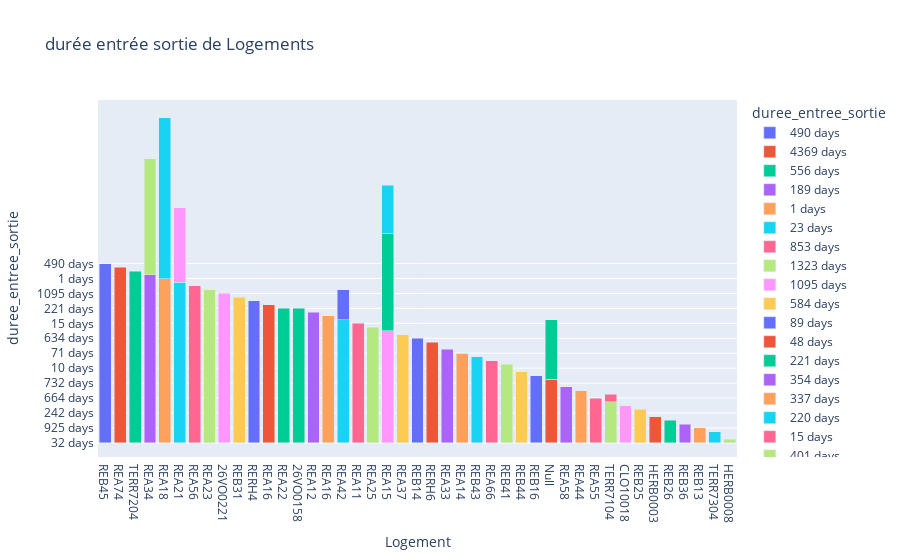

Notebook source saved alongside this figure:
### Code cell


### Figure 1 — Plotly figure (JSON) as saved in the notebook; plotly's stock layout.template omitted (floating-point values rounded to 4 significant figures)
{"data": [{"alignmentgroup": "True", "hovertemplate": "duree_entree_sortie=%{y}<br>Logement=%{x}<extra></extra>", "legendgroup": "490 days ", "marker": {"color": "#636efa"}, "name": "490 days ", "offsetgroup": "490 days ", "orientation": "v", "showlegend": true, "textposition": "auto", "type": "bar", "x": ["REB45     "], "xaxis": "x", "y": ["490 days "], "yaxis": "y"}, {"alignmentgroup": "True", "hovertemplate": "duree_entree_sortie=%{y}<br>Logement=%{x}<extra></extra>", "legendgroup": "4369 days", "marker": {"color": "#EF553B"}, "name": "4369 days", "offsetgroup": "4369 days", "orientation": "v", "showlegend": true, "textposition": "auto", "type": "bar", "x": ["REA74     "], "xaxis": "x", "y": ["4369 days"], "yaxis": "y"}, {"alignmentgroup": "True", "hovertemplate": "duree_entree_sortie=%{y}<br>Logement=%{x}<extra></extra>", "legendgroup": "556 days ", "marker": {"color": "#00cc96"}, "name": "556 days ", "offsetgroup": "556 days ", "orientation": "v", "showlegend": true, "textposition": "auto", "type": "bar", "x": ["TERR7204"], "xaxis": "x", "y": ["556 days "], "yaxis": "y"}, {"alignmentgroup": "True", "hovertemplate": "duree_entree_sortie=%{y}<br>Logement=%{x}<extra></extra>", "legendgroup": "189 days ", "marker": {"color": "#ab63fa"}, "name": "189 days ", "offsetgroup": "189 days ", "orientation": "v", "showlegend": true, "textposition": "auto", "type": "bar", "x": ["REA34     "], "xaxis": "x", "y": ["189 days "], "yaxis": "y"}, {"alignmentgroup": "True", "hovertemplate": "duree_entree_sortie=%{y}<br>Logement=%{x}<extra></extra>", "legendgroup": "1 days ", "marker": {"color": "#FFA15A"}, "name": "1 days ", "offsetgroup": "1 days ", "orientation": "v", "showlegend": true, "textposition": "auto", "type": "bar", "x": ["REA18     "], "xaxis": "x", "y": ["1 days "], "yaxis": "y"}, {"alignmentgroup": "True", "hovertemplate": "duree_entree_sortie=%{y}<br>Logement=%{x}<extra></extra>", "legendgroup": "23 days ", "marker": {"color": "#19d3f3"}, "name": "23 days ", "offsetgroup": "23 days ", "orientation": "v", "showlegend": true, "textposition": "auto", "type": "bar", "x": ["REA18     ", "REA21     "], "xaxis": "x", "y": ["23 days ", "23 days "], "yaxis": "y"}, {"alignmentgroup": "True", "hovertemplate": "duree_entree_sortie=%{y}<br>Logement=%{x}<extra></extra>", "legendgroup": "853 days ", "marker": {"color": "#FF6692"}, "name": "853 days ", "offsetgroup": "853 days ", "orientation": "v", "showlegend": true, "textposition": "auto", "type": "bar", "x": ["REA56     "], "xaxis": "x", "y": ["853 days "], "yaxis": "y"}, {"alignmentgroup": "True", "hovertemplate": "duree_entree_sortie=%{y}<br>Logement=%{x}<extra></extra>", "legendgroup": "1323 days ", "marker": {"color": "#B6E880"}, "name": "1323 days ", "offsetgroup": "1323 days ", "orientation": "v", "showlegend": true, "textposition": "auto", "type": "bar", "x": ["REA23     "], "xaxis": "x", "y": ["1323 days "], "yaxis": "y"}, {"alignmentgroup": "True", "hovertemplate": "duree_entree_sortie=%{y}<br>Logement=%{x}<extra></extra>", "legendgroup": "1095 days ", "marker": {"color": "#FF97FF"}, "name": "1095 days ", "offsetgroup": "1095 days ", "orientation": "v", "showlegend": true, "textposition": "auto", "type": "bar", "x": ["26VO0221"], "xaxis": "x", "y": ["1095 days "], "yaxis": "y"}, {"alignmentgroup": "True", "hovertemplate": "duree_entree_sortie=%{y}<br>Logement=%{x}<extra></extra>", "legendgroup": "584 days ", "marker": {"color": "#FECB52"}, "name": "584 days ", "offsetgroup": "584 days ", "orientation": "v", "showlegend": true, "textposition": "auto", "type": "bar", "x": ["REB31     "], "xaxis": "x", "y": ["584 days "], "yaxis": "y"}, {"alignmentgroup": "True", "hovertemplate": "duree_entree_sortie=%{y}<br>Logement=%{x}<extra></extra>", "legendgroup": "89 days ", "marker": {"color": "#636efa"}, "name": "89 days ", "offsetgroup": "89 days ", "orientation": "v", "showlegend": true, "textposition": "auto", "type": "bar", "x": ["RERH4     "], "xaxis": "x", "y": ["89 days "], "yaxis": "y"}, {"alignmentgroup": "True", "hovertemplate": "duree_entree_sortie=%{y}<br>Logement=%{x}<extra></extra>", "legendgroup": "48 days ", "marker": {"color": "#EF553B"}, "name": "48 days ", "offsetgroup": "48 days ", "orientation": "v", "showlegend": true, "textposition": "auto", "type": "bar", "x": ["REA16     "], "xaxis": "x", "y": ["48 days "], "yaxis": "y"}, {"alignmentgroup": "True", "hovertemplate": "duree_entree_sortie=%{y}<br>Logement=%{x}<extra></extra>", "legendgroup": "221 days ", "marker": {"color": "#00cc96"}, "name": "221 days ", "offsetgroup": "221 days ", "orientation": "v", "showlegend": true, "textposition": "auto", "type": "bar", "x": ["REA22", "26VO0158"], "xaxis": "x", "y": ["221 days ", "221 days "], "yaxis": "y"}, {"alignmentgroup": "True", "hovertemplate": "duree_entree_sortie=%{y}<br>Logement=%{x}<extra></extra>", "legendgroup": "354 days ", "marker": {"color": "#ab63fa"}, "name": "354 days ", "offsetgroup": "354 days ", "orientation": "v", "showlegend": true, "textposition": "auto", "type": "bar", "x": ["REA12     "], "xaxis": "x", "y": ["354 days "], "yaxis": "y"}, {"alignmentgroup": "True", "hovertemplate": "duree_entree_sortie=%{y}<br>Logement=%{x}<extra></extra>", "legendgroup": "337 days ", "marker": {"color": "#FFA15A"}, "name": "337 days ", "offsetgroup": "337 days ", "orientation": "v", "showlegend": true, "textposition": "auto", "type": "bar", "x": ["REA16"], "xaxis": "x", "y": ["337 days "], "yaxis": "y"}, {"alignmentgroup": "True", "hovertemplate": "duree_entree_sortie=%{y}<br>Logement=%{x}<extra></extra>", "legendgroup": "220 days ", "marker": {"color": "#19d3f3"}, "name": "220 days ", "offsetgroup": "220 days ", "orientation": "v", "showlegend": true, "textposition": "auto", "type": "bar", "x": ["REA42"], "xaxis": "x", "y": ["220 days "], "yaxis": "y"}, {"alignmentgroup": "True", "hovertemplate": "duree_entree_sortie=%{y}<br>Logement=%{x}<extra></extra>", "legendgroup": "15 days ", "marker": {"color": "#FF6692"}, "name": "15 days ", "offsetgroup": "15 days ", "orientation": "v", "showlegend": true, "textposition": "auto", "type": "bar", "x": ["REA11     "], "xaxis": "x", "y": ["15 days "], "yaxis": "y"}, {"alignmentgroup": "True", "hovertemplate": "duree_entree_sortie=%{y}<br>Logement=%{x}<extra></extra>", "legendgroup": "401 days ", "marker": {"color": "#B6E880"}, "name": "401 days ", "offsetgroup": "401 days ", "orientation": "v", "showlegend": true, "textposition": "auto", "type": "bar", "x": ["REA34     ", "REA25"], "xaxis": "x", "y": ["401 days ", "401 days "], "yaxis": "y"}, {"alignmentgroup": "True", "hovertemplate": "duree_entree_sortie=%{y}<br>Logement=%{x}<extra></extra>", "legendgroup": "18 days ", "marker": {"color": "#FF97FF"}, "name": "18 days ", "offsetgroup": "18 days ", "orientation": "v", "showlegend": true, "textposition": "auto", "type": "bar", "x": ["REA15     "], "xaxis": "x", "y": ["18 days "], "yaxis": "y"}, {"alignmentgroup": "True", "hovertemplate": "duree_entree_sortie=%{y}<br>Logement=%{x}<extra></extra>", "legendgroup": "91 days ", "marker": {"color": "#FECB52"}, "name": "91 days ", "offsetgroup": "91 days ", "orientation": "v", "showlegend": true, "textposition": "auto", "type": "bar", "x": ["REA37     "], "xaxis": "x", "y": ["91 days "], "yaxis": "y"}, {"alignmentgroup": "True", "hovertemplate": "duree_entree_sortie=%{y}<br>Logement=%{x}<extra></extra>", "legendgroup": "634 days ", "marker": {"color": "#636efa"}, "name": "634 days ", "offsetgroup": "634 days ", "orientation": "v", "showlegend": true, "textposition": "auto", "type": "bar", "x": ["REB14     "], "xaxis": "x", "y": ["634 days "], "yaxis": "y"}, {"alignmentgroup": "True", "hovertemplate": "duree_entree_sortie=%{y}<br>Logement=%{x}<extra></extra>", "legendgroup": "43 days ", "marker": {"color": "#EF553B"}, "name": "43 days ", "offsetgroup": "43 days ", "orientation": "v", "showlegend": true, "textposition": "auto", "type": "bar", "x": ["RERH6"], "xaxis": "x", "y": ["43 days "], "yaxis": "y"}, {"alignmentgroup": "True", "hovertemplate": "duree_entree_sortie=%{y}<br>Logement=%{x}<extra></extra>", "legendgroup": "24 days ", "marker": {"color": "#00cc96"}, "name": "24 days ", "offsetgroup": "24 days ", "orientation": "v", "showlegend": true, "textposition": "auto", "type": "bar", "x": ["REA15     "], "xaxis": "x", "y": ["24 days "], "yaxis": "y"}, {"alignmentgroup": "True", "hovertemplate": "duree_entree_sortie=%{y}<br>Logement=%{x}<extra></extra>", "legendgroup": "627 days ", "marker": {"color": "#ab63fa"}, "name": "627 days ", "offsetgroup": "627 days ", "orientation": "v", "showlegend": true, "textposition": "auto", "type": "bar", "x": ["REA33     "], "xaxis": "x", "y": ["627 days "], "yaxis": "y"}, {"alignmentgroup": "True", "hovertemplate": "duree_entree_sortie=%{y}<br>Logement=%{x}<extra></extra>", "legendgroup": "71 days ", "marker": {"color": "#FFA15A"}, "name": "71 days ", "offsetgroup": "71 days ", "orientation": "v", "showlegend": true, "textposition": "auto", "type": "bar", "x": ["REA14     "], "xaxis": "x", "y": ["71 days "], "yaxis": "y"}, {"alignmentgroup": "True", "hovertemplate": "duree_entree_sortie=%{y}<br>Logement=%{x}<extra></extra>", "legendgroup": "760 days ", "marker": {"color": "#19d3f3"}, "name": "760 days ", "offsetgroup": "760 days ", "orientation": "v", "showlegend": true, "textposition": "auto", "type": "bar", "x": ["REB43     "], "xaxis": "x", "y": ["760 days "], "yaxis": "y"}, {"alignmentgroup": "True", "hovertemplate": "duree_entree_sortie=%{y}<br>Logement=%{x}<extra></extra>", "legendgroup": "522 days ", "marker": {"color": "#FF6692"}, "name": "522 days ", "offsetgroup": "522 days ", "orientation": "v", "showlegend": true, "textposition": "auto", "type": "bar", "x": ["REA66     "], "xaxis": "x", "y": ["522 days "], "yaxis": "y"}, {"alignmentgroup": "True", "hovertemplate": "duree_entree_sortie=%{y}<br>Logement=%{x}<extra></extra>", "legendgroup": "767 days ", "marker": {"color": "#B6E880"}, "name": "767 days ", "offsetgroup": "767 days ", "orientation": "v", "showlegend": true, "textposition": "auto", "type": "bar", "x": ["REB41     "], "xaxis": "x", "y": ["767 days "], "yaxis": "y"}, {"alignmentgroup": "True", "hovertemplate": "duree_entree_sortie=%{y}<br>Logement=%{x}<extra></extra>", "legendgroup": "10 days ", "marker": {"color": "#FF97FF"}, "name": "10 days ", "offsetgroup": "10 days ", "orientation": "v", "showlegend": true, "textposition": "auto", "type": "bar", "x": ["REA21     "], "xaxis": "x", "y": ["10 days "], "yaxis": "y"}, {"alignmentgroup": "True", "hovertemplate": "duree_entree_sortie=%{y}<br>Logement=%{x}<extra></extra>", "legendgroup": "312 days ", "marker": {"color": "#FECB52"}, "name": "312 days ", "offsetgroup": "312 days ", "orientation": "v", "showlegend": true, "textposition": "auto", "type": "bar", "x": ["REB44     "], "xaxis": "x", "y": ["312 days "], "yaxis": "y"}, {"alignmentgroup": "True", "hovertemplate": "duree_entree_sortie=%{y}<br>Logement=%{x}<extra></extra>", "legendgroup": "457 days ", "marker": {"color": "#636efa"}, "name": "457 days ", "offsetgroup": "457 days ", "orientation": "v", "showlegend": true, "textposition": "auto", "type": "bar", "x": ["REB16     "], "xaxis": "x", "y": ["457 days "], "yaxis": "y"}, {"alignmentgroup": "True", "hovertemplate": "duree_entree_sortie=%{y}<br>Logement=%{x}<extra></extra>", "legendgroup": "732 days", "marker": {"color": "#EF553B"}, "name": "732 days", "offsetgroup": "732 days", "orientation": "v", "showlegend": true, "textposition": "auto", "type": "bar", "x": ["Null"], "xaxis": "x", "y": ["732 days"], "yaxis": "y"}, {"alignmentgroup": "True", "hovertemplate": "duree_entree_sortie=%{y}<br>Logement=%{x}<extra></extra>", "legendgroup": "732 days ", "marker": {"color": "#00cc96"}, "name": "732 days ", "offsetgroup": "732 days ", "orientation": "v", "showlegend": true, "textposition": "auto", "type": "bar", "x": ["Null"], "xaxis": "x", "y": ["732 days "], "yaxis": "y"}, {"alignmentgroup": "True", "hovertemplate": "duree_entree_sortie=%{y}<br>Logement=%{x}<extra></extra>", "legendgroup": "729 days ", "marker": {"color": "#ab63fa"}, "name": "729 days ", "offsetgroup": "729 days ", "orientation": "v", "showlegend": true, "textposition": "auto", "type": "bar", "x": ["REA58     "], "xaxis": "x", "y": ["729 days "], "yaxis": "y"}, {"alignmentgroup": "True", "hovertemplate": "duree_entree_sortie=%{y}<br>Logement=%{x}<extra></extra>", "legendgroup": "1420 days ", "marker": {"color": "#FFA15A"}, "name": "1420 days ", "offsetgroup": "1420 days ", "orientation": "v", "showlegend": true, "textposition": "auto", "type": "bar", "x": ["REA44     "], "xaxis": "x", "y": ["1420 days "], "yaxis": "y"}, {"alignmentgroup": "True", "hovertemplate": "duree_entree_sortie=%{y}<br>Logement=%{x}<extra></extra>", "legendgroup": "14 days ", "marker": {"color": "#19d3f3"}, "name": "14 days ", "offsetgroup": "14 days ", "orientation": "v", "showlegend": true, "textposition": "auto", "type": "bar", "x": ["REA15     "], "xaxis": "x", "y": ["14 days "], "yaxis": "y"}, {"alignmentgroup": "True", "hovertemplate": "duree_entree_sortie=%{y}<br>Logement=%{x}<extra></extra>", "legendgroup": "664 days ", "marker": {"color": "#FF6692"}, "name": "664 days ", "offsetgroup": "664 days ", "orientation": "v", "showlegend": true, "textposition": "auto", "type": "bar", "x": ["REA55     "], "xaxis": "x", "y": ["664 days "], "yaxis": "y"}, {"alignmentgroup": "True", "hovertemplate": "duree_entree_sortie=%{y}<br>Logement=%{x}<extra></extra>", "legendgroup": "794 days ", "marker": {"color": "#B6E880"}, "name": "794 days ", "offsetgroup": "794 days ", "orientation": "v", "showlegend": true, "textposition": "auto", "type": "bar", "x": ["TERR7104"], "xaxis": "x", "y": ["794 days "], "yaxis": "y"}, {"alignmentgroup": "True", "hovertemplate": "duree_entree_sortie=%{y}<br>Logement=%{x}<extra></extra>", "legendgroup": "1795 days", "marker": {"color": "#FF97FF"}, "name": "1795 days", "offsetgroup": "1795 days", "orientation": "v", "showlegend": true, "textposition": "auto", "type": "bar", "x": ["CLO10018"], "xaxis": "x", "y": ["1795 days"], "yaxis": "y"}, {"alignmentgroup": "True", "hovertemplate": "duree_entree_sortie=%{y}<br>Logement=%{x}<extra></extra>", "legendgroup": "2622 days ", "marker": {"color": "#FECB52"}, "name": "2622 days ", "offsetgroup": "2622 days ", "orientation": "v", "showlegend": true, "textposition": "auto", "type": "bar", "x": ["REB25     "], "xaxis": "x", "y": ["2622 days "], "yaxis": "y"}, {"alignmentgroup": "True", "hovertemplate": "duree_entree_sortie=%{y}<br>Logement=%{x}<extra></extra>", "legendgroup": "242 days ", "marker": {"color": "#636efa"}, "name": "242 days ", "offsetgroup": "242 days ", "orientation": "v", "showlegend": true, "textposition": "auto", "type": "bar", "x": ["REA42"], "xaxis": "x", "y": ["242 days "], "yaxis": "y"}, {"alignmentgroup": "True", "hovertemplate": "duree_entree_sortie=%{y}<br>Logement=%{x}<extra></extra>", "legendgroup": "1402 days ", "marker": {"color": "#EF553B"}, "name": "1402 days ", "offsetgroup": "1402 days ", "orientation": "v", "showlegend": true, "textposition": "auto", "type": "bar", "x": ["HERB0003"], "xaxis": "x", "y": ["1402 days "], "yaxis": "y"}, {"alignmentgroup": "True", "hovertemplate": "duree_entree_sortie=%{y}<br>Logement=%{x}<extra></extra>", "legendgroup": "961 days ", "marker": {"color": "#00cc96"}, "name": "961 days ", "offsetgroup": "961 days ", "orientation": "v", "showlegend": true, "textposition": "auto", "type": "bar", "x": ["REB26     "], "xaxis": "x", "y": ["961 days "], "yaxis": "y"}, {"alignmentgroup": "True", "hovertemplate": "duree_entree_sortie=%{y}<br>Logement=%{x}<extra></extra>", "legendgroup": "1525 days ", "marker": {"color": "#ab63fa"}, "name": "1525 days ", "offsetgroup": "1525 days ", "orientation": "v", "showlegend": true, "textposition": "auto", "type": "bar", "x": ["REB36     "], "xaxis": "x", "y": ["1525 days "], "yaxis": "y"}, {"alignmentgroup": "True", "hovertemplate": "duree_entree_sortie=%{y}<br>Logement=%{x}<extra></extra>", "legendgroup": "925 days ", "marker": {"color": "#FFA15A"}, "name": "925 days ", "offsetgroup": "925 days ", "orientation": "v", "showlegend": true, "textposition": "auto", "type": "bar", "x": ["REB13     "], "xaxis": "x", "y": ["925 days "], "yaxis": "y"}, {"alignmentgroup": "True", "hovertemplate": "duree_entree_sortie=%{y}<br>Logement=%{x}<extra></extra>", "legendgroup": "4342 days ", "marker": {"color": "#19d3f3"}, "name": "4342 days ", "offsetgroup": "4342 days ", "orientation": "v", "showlegend": true, "textposition": "auto", "type": "bar", "x": ["TERR7304"], "xaxis": "x", "y": ["4342 days "], "yaxis": "y"}, {"alignmentgroup": "True", "hovertemplate": "duree_entree_sortie=%{y}<br>Logement=%{x}<extra></extra>", "legendgroup": "1802 days ", "marker": {"color": "#FF6692"}, "name": "1802 days ", "offsetgroup": "1802 days ", "orientation": "v", "showlegend": true, "textposition": "auto", "type": "bar", "x": ["TERR7104"], "xaxis": "x", "y": ["1802 days "], "yaxis": "y"}, {"alignmentgroup": "True", "hovertemplate": "duree_entree_sortie=%{y}<br>Logement=%{x}<extra></extra>", "legendgroup": "525 days ", "marker": {"color": "#B6E880"}, "name": "525 days ", "offsetgroup": "525 days ", "orientation": "v", "showlegend": true, "textposition": "auto", "type": "bar", "x": ["HERB0008"], "xaxis": "x", "y": ["525 days "], "yaxis": "y"}, {"alignmentgroup": "True", "hovertemplate": "duree_entree_sortie=%{y}<br>Logement=%{x}<extra></extra>", "legendgroup": "32 days ", "marker": {"color": "#FF97FF"}, "name": "32 days ", "offsetgroup": "32 days ", "orientation": "v", "showlegend": true, "textposition": "auto", "type": "bar", "x": ["REA14     "], "xaxis": "x", "y": ["32 days "], "yaxis": "y"}], "layout": {"barmode": "stack", "legend": {"title": {"text": "duree_entree_sortie"}, "tracegroupgap": 0}, "title": {"text": "durée entrée sortie de Logements"}, "xaxis": {"anchor": "y", "domain": [0, 1], "title": {"text": "Logement"}}, "yaxis": {"anchor": "x", "categoryarray": ["32 days ", "525 days ", "1802 days ", "4342 days ", "925 days ", "1525 days ", "961 days ", "1402 days ", "242 days ", "2622 days ", "1795 days", "794 days ", "664 days ", "14 days ", "1420 days ", "729 days ", "732 days ", "732 days", "457 days ", "312 days ", "10 days ", "767 days ", "522 days ", "760 days ", "71 days ", "627 days ", "24 days ", "43 days ", "634 days ", "91 days ", "18 days ", "401 days ", "15 days ", "220 days ", "337 days ", "354 days ", "221 days ", "48 days ", "89 days ", "584 days ", "1095 days ", "1323 days ", "853 days ", "23 days ", "1 days ", "189 days ", "556 days ", "4369 days", "490 days "], "categoryorder": "array", "domain": [0, 1], "title": {"text": "duree_entree_sortie"}}}}
